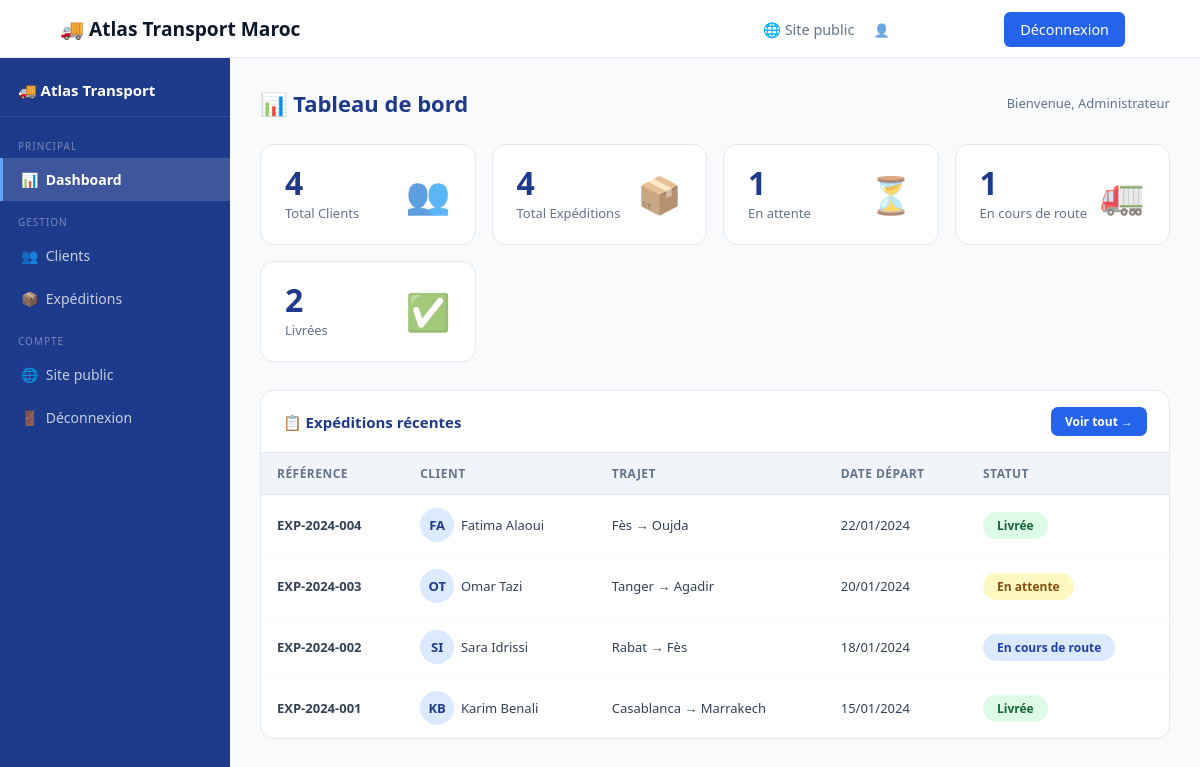
/dashboard.php (signed in), run on an earlier commit of the app's database.
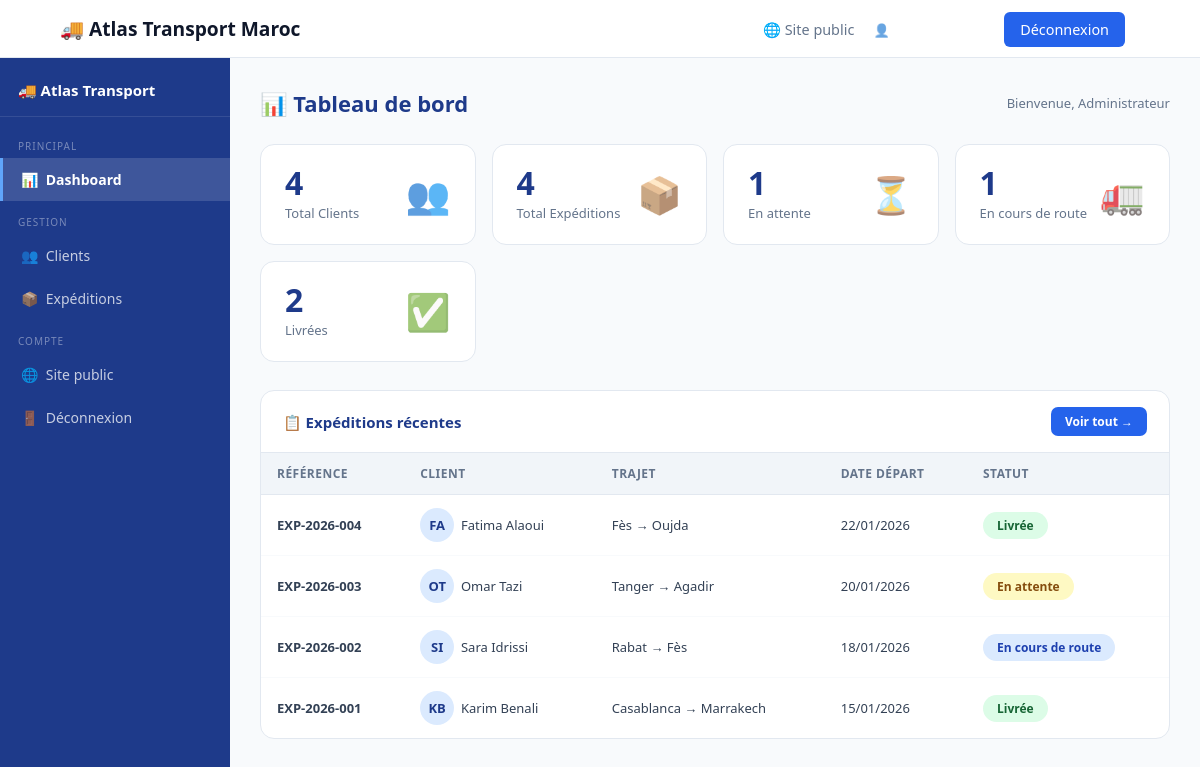
And on a later commit of the database.
### tables this page shows
CREATE TABLE expeditions (
    id INT AUTO_INCREMENT PRIMARY KEY,
    reference VARCHAR(50) UNIQUE NOT NULL,
    client_id INT NOT NULL,
    ville_depart VARCHAR(100),
    ville_arrivee VARCHAR(100),
    poids DECIMAL(10,2),
    frais_transport DECIMAL(10,2),
    date_depart DATE,
    statut ENUM('En attente','En cours de route','Livrée') DEFAULT 'En attente',
    FOREIGN KEY (client_id) REFERENCES clients(id) ON DELETE CASCADE
);

CREATE TABLE clients (
    id INT AUTO_INCREMENT PRIMARY KEY,
    nom VARCHAR(100) NOT NULL,
    prenom VARCHAR(100) NOT NULL,
    telephone VARCHAR(20),
    email VARCHAR(100),
    adresse TEXT
);

### dashboard.php (the view, shortened to what this page needs)
<?php
require 'db.php';
$nb_clients = $pdo->query("SELECT COUNT(*) FROM clients")->fetchColumn();
$nb_exp     = $pdo->query("SELECT COUNT(*) FROM expeditions")->fetchColumn();
$nb_attente = $pdo->query("SELECT COUNT(*) FROM expeditions WHERE statut='En attente'")->fetchColumn();
$nb_route   = $pdo->query("SELECT COUNT(*) FROM expeditions WHERE statut='En cours de route'")->fetchColumn();
$nb_livree  = $pdo->query("SELECT COUNT(*) FROM expeditions WHERE statut='Livrée'")->fetchColumn();
$recent = $pdo->query("
    SELECT e.*, c.nom, c.prenom
    FROM expeditions e
    JOIN clients c ON e.client_id = c.id
    ORDER BY e.id DESC LIMIT 6
")->fetchAll(PDO::FETCH_ASSOC);
?>
<!DOCTYPE html>
<html lang="fr">
<head>
    <link rel="stylesheet" href="style.css">
</head>
<body>
<nav class="navbar">
    <a href="dashboard.php" class="brand">🚚 Atlas Transport Maroc</a>
    <div class="nav-links">
        <a href="index.php" target="_blank">🌐 Site public</a>
        <span style="color:rgba(255,255,255,0.65);font-size:13px">👤 Administrateur</span>
        <a href="logout.php" class="btn-nav">Déconnexion</a>
    </div>
</nav>
<div class="dash-layout">
    <aside class="sidebar">
        <div class="sidebar-logo">🚚 Atlas Transport</div>
        <div class="sidebar-section">Principal</div>
        <a href="dashboard.php" class="active">📊 &nbsp;Dashboard</a>
        <div class="sidebar-section">Gestion</div>
        <a href="clients/liste.php">👥 &nbsp;Clients</a>
        <a href="expeditions/liste.php">📦 &nbsp;Expéditions</a>
        <div class="sidebar-section">Compte</div>
        <a href="index.php" target="_blank">🌐 &nbsp;Site public</a>
        <a href="logout.php">🚪 &nbsp;Déconnexion</a>
    </aside>
    <main class="main-content">
        <div class="page-hdr">
            <h2>📊 Tableau de bord</h2>
            <span style="font-size:13px;color:var(--gray-text)">Bienvenue, Administrateur</span>
        </div>
        <div class="kpi-grid">
            <div class="kpi-card">
                <div><div class="kpi-num"><?= $nb_clients ?></div><div class="kpi-lbl">Total Clients</div></div>
                <div class="kpi-icon">👥</div>
            </div>
            <div class="kpi-card">
                <div><div class="kpi-num"><?= $nb_exp ?></div><div class="kpi-lbl">Total Expéditions</div></div>
                <div class="kpi-icon">📦</div>
            </div>
            <div class="kpi-card">
                <div><div class="kpi-num"><?= $nb_attente ?></div><div class="kpi-lbl">En attente</div></div>
                <div class="kpi-icon">⏳</div>
            </div>
            <div class="kpi-card">
                <div><div class="kpi-num"><?= $nb_route ?></div><div class="kpi-lbl">En cours de route</div></div>
                <div class="kpi-icon">🚛</div>
            </div>
            <div class="kpi-card">
                <div><div class="kpi-num"><?= $nb_livree ?></div><div class="kpi-lbl">Livrées</div></div>
                <div class="kpi-icon">✅</div>
            </div>
        </div>
        <div class="table-card">
            <div class="table-top">
                <h3>📋 Expéditions récentes</h3>
                <a href="expeditions/liste.php" class="btn btn-primary btn-sm">Voir tout →</a>
            </div>
            <table>
                <thead>
                    <tr>
                        <th>Référence</th>
                        <th>Client</th>
                        <th>Trajet</th>
                        <th>Date départ</th>
                        <th>Statut</th>
                    </tr>
                </thead>
                <tbody>
                <?php foreach ($recent as $e):
                    $bc = $e['statut']==='Livrée' ? 'badge-green'
                        : ($e['statut']==='En cours de route' ? 'badge-blue' : 'badge-yellow');
                ?>
                <tr>
                    <td><strong><?= htmlspecialchars($e['reference']) ?></strong></td>
                    <td>
                        <span class="avatar"><?= strtoupper(substr($e['prenom'],0,1).substr($e['nom'],0,1)) ?></span>
                        &nbsp;<?= htmlspecialchars($e['prenom'].' '.$e['nom']) ?>
                    </td>
                    <td><?= htmlspecialchars($e['ville_depart']).' → '.htmlspecialchars($e['ville_arrivee']) ?></td>
                    <td><?= date('d/m/Y', strtotime($e['date_depart'])) ?></td>
                    <td><span class="badge <?= $bc ?>"><?= $e['statut'] ?></span></td>
                </tr>
                <?php endforeach; ?>
                </tbody>
            </table>
        </div>
    </main>
</div>
</body>
</html>

### style.css (style rules this page uses)
:root { --blue: #2563EB; --blue-dark: #1E3A8A; --blue-black: #0F172A; --blue-light: #60A5FA; --blue-xlight: #DBEAFE; --white: #FFFFFF; --gray-bg: #F1F5F9; --gray-text: #64748B; --gray-border: #E2E8F0; --text: #1E293B; --text-body: #334155; }
* { margin: 0; padding: 0; box-sizing: border-box; font-family: 'Segoe UI', Tahoma, Geneva, Verdana, sans-serif; }
body { background-color: #F8FAFC; color: #1E293B; }
a { text-decoration: none; color: inherit; }
.navbar { background: #ffffff; border-bottom: 1px solid #E2E8F0; display: flex; justify-content: space-between; align-items: center; padding: 15px 5%; position: sticky; top: 0; z-index: 100; }
.brand { font-weight: 700; font-size: 1.2rem; color: #0F172A; }
.nav-links a { margin: 0 15px; font-size: 0.9rem; color: #64748B; font-weight: 500; transition: color 0.2s; }
.btn-nav { background: #2563EB; color: white !important; padding: 8px 16px; border-radius: 6px; font-size: 0.85rem; font-weight: 600; }
.badge { padding: 4px 10px; border-radius: 12px; font-size: 0.8rem; font-weight: 700; }
.badge-green { background: #DCFCE7; color: #15803D; }
.badge-blue { background: #DBEAFE; color: #1D4ED8; }
.badge-yellow { background: #FEF3C7; color: #B45309; }
.badge { display: inline-block; padding: 5px 14px; border-radius: 20px; font-size: 12px; font-weight: 600; }
.badge-green { background: #DCFCE7; color: #166534; }
.badge-blue { background: #DBEAFE; color: #1E40AF; }
.badge-yellow { background: #FEF9C3; color: #854D0E; }
.dash-layout { display: flex; min-height: calc(100vh - 62px); }
.sidebar { width: 230px; background: var(--blue-dark); flex-shrink: 0; padding-bottom: 24px; }
.sidebar-logo { padding: 22px 18px 16px; color: var(--white); font-size: 15px; font-weight: 700; border-bottom: 1px solid rgba(255,255,255,0.1); margin-bottom: 8px; }
.sidebar-section { font-size: 10px; color: rgba(255,255,255,0.4); text-transform: uppercase; letter-spacing: .1em; padding: 14px 18px 5px; }
.sidebar a { display: flex; align-items: center; gap: 11px; padding: 12px 18px; color: rgba(255,255,255,0.75); text-decoration: none; font-size: 14px; border-left: 3px solid transparent; transition: all 0.15s; }
.sidebar a.active { background: rgba(255,255,255,0.14); color: var(--white); border-left-color: var(--blue-light); font-weight: 600; }
.main-content { flex: 1; padding: 30px; overflow: auto; }
.page-hdr { display: flex; justify-content: space-between; align-items: center; margin-bottom: 26px; }
.page-hdr h2 { font-size: 22px; font-weight: 700; color: var(--blue-dark); }
.kpi-grid { display: grid; grid-template-columns: repeat(auto-fit, minmax(170px, 1fr)); gap: 16px; margin-bottom: 28px; }
.kpi-card { background: var(--white); border-radius: 14px; padding: 22px 24px; border: 1px solid var(--gray-border); display: flex; align-items: center; justify-content: space-between; gap: 12px; }
.kpi-card .kpi-num { font-size: 32px; font-weight: 800; color: var(--blue-dark); line-height: 1; }
.kpi-card .kpi-lbl { font-size: 13px; color: var(--gray-text); margin-top: 5px; }
.kpi-card .kpi-icon { font-size: 36px; opacity: 0.7; }
.table-card { background: var(--white); border-radius: 14px; border: 1px solid var(--gray-border); overflow: hidden; margin-bottom: 24px; }
.table-top { display: flex; justify-content: space-between; align-items: center; padding: 16px 22px; border-bottom: 1px solid var(--gray-border); }
.table-top h3 { font-size: 15px; font-weight: 700; color: var(--blue-dark); }
table { width: 100%; border-collapse: collapse; font-size: 13px; }
th { padding: 12px 16px; text-align: left; background: var(--gray-bg); color: var(--gray-text); font-weight: 600; border-bottom: 1px solid var(--gray-border); font-size: 12px; text-transform: uppercase; letter-spacing: .04em; }
td { padding: 13px 16px; border-bottom: 1px solid #F8FAFC; color: var(--text-body); vertical-align: middle; }
tr:last-child td { border-bottom: none; }
.btn { display: inline-flex; align-items: center; gap: 7px; padding: 10px 22px; border-radius: 9px; font-size: 14px; font-weight: 600; cursor: pointer; text-decoration: none; border: none; transition: all 0.2s; }
.btn-primary { background: var(--blue); color: var(--white); }
.btn-sm { padding: 6px 14px; font-size: 12px; border-radius: 7px; }
.avatar { width: 34px; height: 34px; border-radius: 50%; background: var(--blue-xlight); color: var(--blue-dark); display: inline-flex; align-items: center; justify-content: center; font-size: 13px; font-weight: 700; }

What changed in the data, as far as the page shows it:
changed expeditions "Oujda": reference "EXP-2024-004" → "EXP-2026-004"; date_depart "22/01/2024" → "22/01/2026"
changed expeditions "Tanger": reference "EXP-2024-003" → "EXP-2026-003"; date_depart "20/01/2024" → "20/01/2026"
changed expeditions "Rabat": reference "EXP-2024-002" → "EXP-2026-002"; date_depart "18/01/2024" → "18/01/2026"
changed expeditions "Casablanca": reference "EXP-2024-001" → "EXP-2026-001"; date_depart "15/01/2024" → "15/01/2026"
